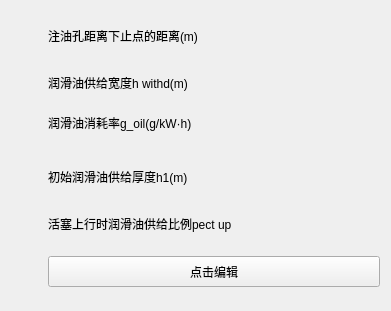
      <widget class="CardWidget" name="CardWidget_189">
       <property name="geometry">
        <rect>
         <x>710</x>
         <y>500</y>
         <width>391</width>
         <height>311</height>
        </rect>
       </property>
       <property name="minimumSize">
        <size>
         <width>0</width>
         <height>0</height>
        </size>
       </property>
       <layout class="QGridLayout" name="gridLayout_107">
        <item row="1" column="1">
         <widget class="SubtitleLabel" name="SubtitleLabel_795">
          <property name="minimumSize">
           <size>
            <width>300</width>
            <height>28</height>
           </size>
          </property>
          <property name="maximumSize">
           <size>
            <width>451</width>
            <height>28</height>
           </size>
          </property>
          <property name="text">
           <string>润滑油供给宽度h withd(m)</string>
          </property>
         </widget>
        </item>
        <item row="1" column="0">
         <widget class="IconWidget" name="IconWidget_653">
          <property name="minimumSize">
           <size>
            <width>31</width>
            <height>31</height>
           </size>
          </property>
          <property name="maximumSize">
           <size>
            <width>31</width>
            <height>31</height>
           </size>
          </property>
         </widget>
        </item>
        <item row="5" column="0">
         <widget class="IconWidget" name="IconWidget_654">
          <property name="minimumSize">
           <size>
            <width>31</width>
            <height>31</height>
           </size>
          </property>
          <property name="maximumSize">
           <size>
            <width>31</width>
            <height>31</height>
           </size>
          </property>
         </widget>
        </item>
        <item row="2" column="1">
         <widget class="SubtitleLabel" name="SubtitleLabel_796">
          <property name="minimumSize">
           <size>
            <width>300</width>
            <height>28</height>
           </size>
          </property>
          <property name="maximumSize">
           <size>
            <width>451</width>
            <height>28</height>
           </size>
          </property>
          <property name="text">
           <string>润滑油消耗率g_oil(g/kW·h)
</string>
          </property>
         </widget>
        </item>
        <item row="0" column="0">
         <widget class="IconWidget" name="IconWidget_655">
          <property name="minimumSize">
           <size>
            <width>31</width>
            <height>31</height>
           </size>
          </property>
          <property name="maximumSize">
           <size>
            <width>31</width>
            <height>31</height>
           </size>
          </property>
         </widget>
        </item>
        <item row="3" column="0">
         <widget class="IconWidget" name="IconWidget_656">
          <property name="minimumSize">
           <size>
            <width>31</width>
            <height>31</height>
           </size>
          </property>
          <property name="maximumSize">
           <size>
            <width>31</width>
            <height>31</height>
           </size>
          </property>
         </widget>
        </item>
        <item row="2" column="0">
         <widget class="IconWidget" name="IconWidget_657">
          <property name="minimumSize">
           <size>
            <width>31</width>
            <height>31</height>
           </size>
          </property>
          <property name="maximumSize">
           <size>
            <width>31</width>
            <height>31</height>
           </size>
          </property>
         </widget>
        </item>
        <item row="5" column="1">
         <widget class="PrimaryPushButton" name="PrimaryPushButton_91">
          <property name="maximumSize">
           <size>
            <width>16777215</width>
            <height>31</height>
           </size>
          </property>
          <property name="text">
           <string>点击编辑</string>
          </property>
         </widget>
        </item>
        <item row="3" column="1">
         <widget class="SubtitleLabel" name="SubtitleLabel_797">
          <property name="minimumSize">
           <size>
            <width>300</width>
            <height>28</height>
           </size>
          </property>
          <property name="maximumSize">
           <size>
            <width>451</width>
            <height>28</height>
           </size>
          </property>
          <property name="text">
           <string>初始润滑油供给厚度h1(m)</string>
          </property>
         </widget>
        </item>
        <item row="4" column="0">
         <widget class="IconWidget" name="IconWidget_658">
          <property name="minimumSize">
           <size>
            <width>31</width>
            <height>31</height>
           </size>
          </property>
          <property name="maximumSize">
           <size>
            <width>31</width>
            <height>31</height>
           </size>
          </property>
         </widget>
        </item>
        <item row="4" column="1">
         <widget class="SubtitleLabel" name="SubtitleLabel_798">
          <property name="minimumSize">
           <size>
            <width>300</width>
            <height>28</height>
           </size>
          </property>
          <property name="maximumSize">
           <size>
            <width>451</width>
            <height>28</height>
           </size>
          </property>
          <property name="text">
           <string>活塞上行时润滑油供给比例pect up</string>
          </property>
         </widget>
        </item>
        <item row="0" column="1">
         <widget class="SubtitleLabel" name="SubtitleLabel_799">
          <property name="minimumSize">
           <size>
            <width>300</width>
            <height>28</height>
           </size>
          </property>
          <property name="maximumSize">
           <size>
            <width>451</width>
            <height>28</height>
           </size>
          </property>
          <property name="text">
           <string>注油孔距离下止点的距离(m)</string>
          </property>
         </widget>
        </item>
       </layout>
      </widget>
